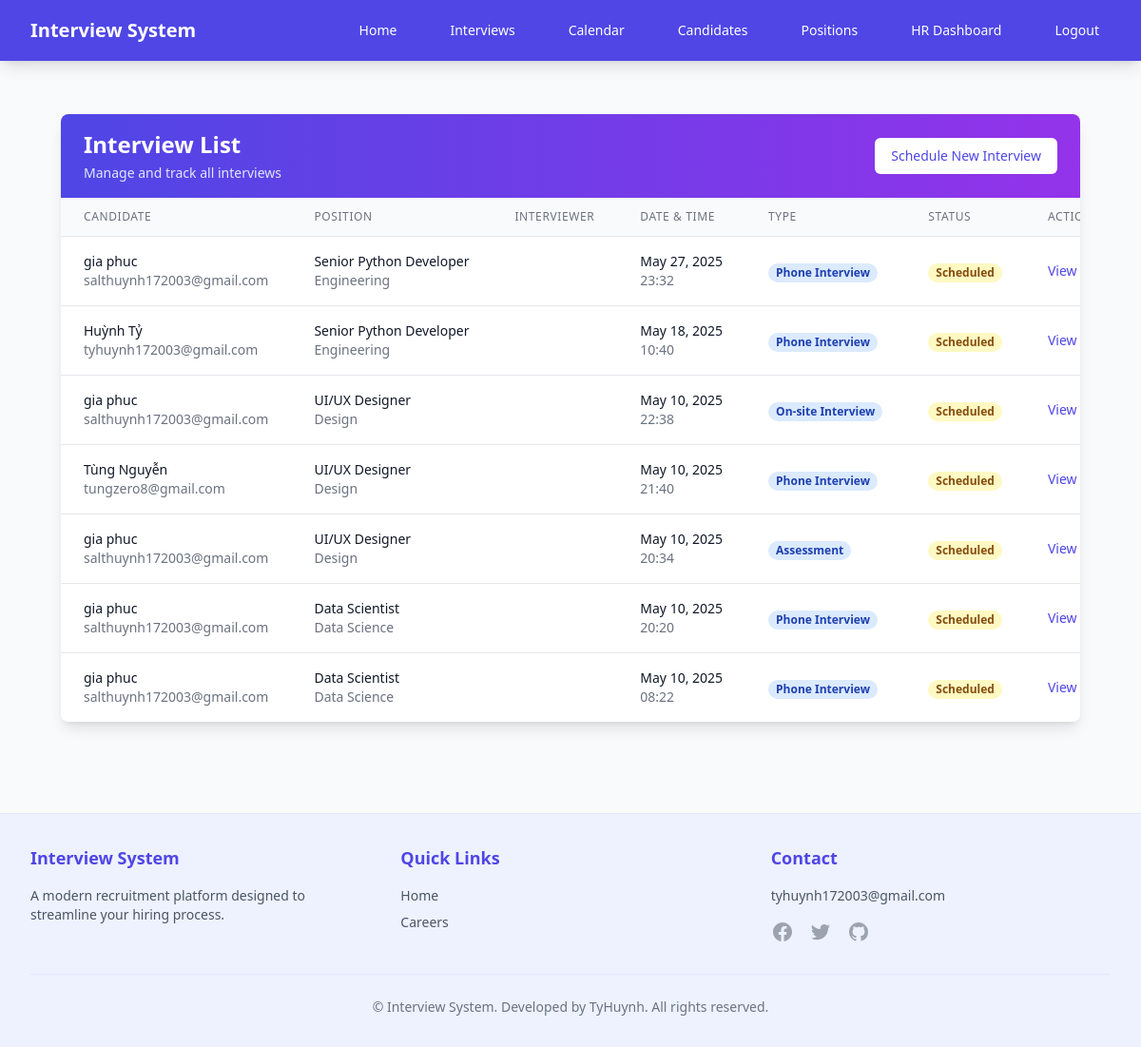
The page /interviews/ (signed in) on the database its author committed.
### recruitment/models.py (models this page shows, shortened)
class Interview(models.Model):
    STATUS_CHOICES = [
        ('scheduled', 'Scheduled'),
        ('completed', 'Completed'),
        ('cancelled', 'Cancelled'),
    ]
    INTERVIEW_TYPES = [
        ('phone', 'Phone Interview'),
        ('video', 'Video Interview'),
        ('technical', 'Technical Interview'),
        ('onsite', 'On-site Interview'),
        ('assessment', 'Assessment'),
    ]
    candidate = models.ForeignKey(Candidate, on_delete=models.CASCADE)
    position = models.ForeignKey(Position, on_delete=models.CASCADE)
    interviewer = models.ForeignKey(User, on_delete=models.CASCADE)
    scheduled_date = models.DateTimeField()
    duration = models.IntegerField(help_text='Duration in minutes', default=60)
    interview_type = models.CharField(max_length=20, choices=INTERVIEW_TYPES, default='onsite')
    location = models.CharField(max_length=200, blank=True, null=True, help_text='Địa điểm phỏng vấn')
    notes = models.TextField(blank=True, null=True)
    status = models.CharField(max_length=20, choices=STATUS_CHOICES, default='scheduled')
    feedback = models.TextField(blank=True, null=True)
    rating = models.IntegerField(null=True, blank=True)

class Candidate(models.Model):
    user = models.OneToOneField(User, on_delete=models.CASCADE, null=True, blank=True)
    name = models.CharField(max_length=100)
    email = models.EmailField(unique=True)
    phone = models.CharField(max_length=20)
    resume = models.FileField(upload_to='resumes/', null=True, blank=True)
    created_at = models.DateTimeField(auto_now_add=True)

class Position(models.Model):
    title = models.CharField(max_length=100)
    description = models.TextField()
    requirements = models.TextField()
    salary_range = models.CharField(max_length=100, blank=True, null=True)  # Thêm trường lương
    department = models.CharField(max_length=100, blank=True, null=True)  # Thêm phòng ban
    is_active = models.BooleanField(default=True)
    EMPLOYMENT_TYPES = [
        ('full_time', 'Full-time'),
        ('part_time', 'Part-time'),
        ('contract', 'Contract'),
        ('temporary', 'Temporary'),
        ('internship', 'Internship'),
        ('remote', 'Remote'),
    ]
    employment_type = models.CharField(
        max_length=20,
        choices=EMPLOYMENT_TYPES,
        default='full_time',
        verbose_name='Employment Type'
    )

### recruitment/views.py (the view)
# urls.py: path('interviews/', views.interview_list, name='interview_list'),
@login_required
def interview_list(request):
    interviews = Interview.objects.all().order_by('-scheduled_date')
    return render(request, 'recruitment/interview_list.html', {'interviews': interviews})

### templates/recruitment/interview_list.html (shortened to what this page needs)
{% extends 'base.html' %}
{% block content %}
<div class="max-w-7xl mx-auto px-4 sm:px-6 lg:px-8 py-8">
    <div class="bg-white shadow-lg rounded-lg overflow-hidden">
        <div class="bg-gradient-to-r from-indigo-600 to-purple-600 px-6 py-4">
            <div class="flex justify-between items-center">
                <div>
                    <h1 class="text-2xl font-bold text-white">Interview List</h1>
                    <p class="mt-1 text-sm text-indigo-100">Manage and track all interviews</p>
                </div>
                <a href="{% url 'recruitment:schedule_interview' %}"
                    class="inline-flex items-center px-4 py-2 border border-transparent text-sm font-medium rounded-md text-indigo-600 bg-white hover:bg-indigo-50 focus:outline-none focus:ring-2 focus:ring-offset-2 focus:ring-indigo-500">
                    Schedule New Interview
                </a>
            </div>
        </div>
        <div class="overflow-x-auto">
            <table class="min-w-full divide-y divide-gray-200">
                <thead class="bg-gray-50">
                    <tr>
                        <th scope="col"
                            class="px-6 py-3 text-left text-xs font-medium text-gray-500 uppercase tracking-wider">
                            Candidate
                        </th>
                        <th scope="col"
                            class="px-6 py-3 text-left text-xs font-medium text-gray-500 uppercase tracking-wider">
                            Position
                        </th>
                        <th scope="col"
                            class="px-6 py-3 text-left text-xs font-medium text-gray-500 uppercase tracking-wider">
                            Interviewer
                        </th>
                        <th scope="col"
                            class="px-6 py-3 text-left text-xs font-medium text-gray-500 uppercase tracking-wider">
                            Date & Time
                        </th>
                        <th scope="col"
                            class="px-6 py-3 text-left text-xs font-medium text-gray-500 uppercase tracking-wider">
                            Type
                        </th>
                        <th scope="col"
                            class="px-6 py-3 text-left text-xs font-medium text-gray-500 uppercase tracking-wider">
                            Status
                        </th>
                        <th scope="col"
                            class="px-6 py-3 text-left text-xs font-medium text-gray-500 uppercase tracking-wider">
                            Actions
                        </th>
                    </tr>
                </thead>
                <tbody class="bg-white divide-y divide-gray-200">
                    {% for interview in interviews %}
                    <tr class="hover:bg-gray-50">
                        <td class="px-6 py-4 whitespace-nowrap">
                            <div class="text-sm font-medium text-gray-900">{{ interview.candidate.name }}</div>
                            <div class="text-sm text-gray-500">{{ interview.candidate.email }}</div>
                        </td>
                        <td class="px-6 py-4 whitespace-nowrap">
                            <div class="text-sm text-gray-900">{{ interview.position.title }}</div>
                            <div class="text-sm text-gray-500">{{ interview.position.department }}</div>
                        </td>
                        <td class="px-6 py-4 whitespace-nowrap">
                        </td>
                        <td class="px-6 py-4 whitespace-nowrap">
                            <div class="text-sm text-gray-900">{{ interview.scheduled_date|date:"M d, Y" }}</div>
                            <div class="text-sm text-gray-500">{{ interview.scheduled_date|time:"H:i" }}</div>
                        </td>
                        <td class="px-6 py-4 whitespace-nowrap">
                            <span
                                class="px-2 inline-flex text-xs leading-5 font-semibold rounded-full bg-blue-100 text-blue-800">
                                {{ interview.get_interview_type_display }}
                            </span>
                        </td>
                        <td class="px-6 py-4 whitespace-nowrap">
                            {% if interview.status == 'scheduled' %}
                            <span
                                class="px-2 inline-flex text-xs leading-5 font-semibold rounded-full bg-yellow-100 text-yellow-800">
                                Scheduled
                            </span>
                            {% elif interview.status == 'completed' %}
                            <span
                                class="px-2 inline-flex text-xs leading-5 font-semibold rounded-full bg-green-100 text-green-800">
                                Completed
                            </span>
                            {% elif interview.status == 'cancelled' %}
                            <span
                                class="px-2 inline-flex text-xs leading-5 font-semibold rounded-full bg-red-100 text-red-800">
                                Cancelled
                            </span>
                            {% endif %}
                        </td>
                        <td class="px-6 py-4 whitespace-nowrap text-sm font-medium">
                            <a href="{% url 'recruitment:interview_detail' interview.id %}"
                                class="text-indigo-600 hover:text-indigo-900 mr-3">View</a>
                        </td>
                    </tr>
                    {% empty %}
                    <tr>
                        <td colspan="7" class="px-6 py-4 text-center text-sm text-gray-500">
                            No interviews scheduled yet.
                        </td>
                    </tr>
                    {% endfor %}
                </tbody>
            </table>
        </div>
    </div>
</div>
{% endblock %}

### rows shown on the page
Interview: candidate.name "gia phuc", candidate.email "salthuynh172003@gmail.com", position "Senior Python Developer", position.department "Engineering", scheduled_date "May 27, 2025", scheduled_date "23:32", interview_type "Phone Interview", status "Scheduled"
Interview: candidate.name "Huỳnh Tỷ", candidate.email "tyhuynh172003@gmail.com", position "Senior Python Developer", position.department "Engineering", scheduled_date "May 18, 2025", scheduled_date "10:40", interview_type "Phone Interview", status "Scheduled"
Interview: candidate.name "gia phuc", candidate.email "salthuynh172003@gmail.com", position "UI/UX Designer", position.department "Design", scheduled_date "May 10, 2025", scheduled_date "22:38", interview_type "On-site Interview", status "Scheduled"
Interview: candidate.name "Tùng Nguyễn", candidate.email "tungzero8@gmail.com", position "UI/UX Designer", position.department "Design", scheduled_date "May 10, 2025", scheduled_date "21:40", interview_type "Phone Interview", status "Scheduled"
Interview: candidate.name "gia phuc", candidate.email "salthuynh172003@gmail.com", position "UI/UX Designer", position.department "Design", scheduled_date "May 10, 2025", scheduled_date "20:34", interview_type "Assessment", status "Scheduled"
Interview: candidate.name "gia phuc", candidate.email "salthuynh172003@gmail.com", position "Data Scientist", position.department "Data Science", scheduled_date "May 10, 2025", scheduled_date "20:20", interview_type "Phone Interview", status "Scheduled"
Interview: candidate.name "gia phuc", candidate.email "salthuynh172003@gmail.com", position "Data Scientist", position.department "Data Science", scheduled_date "May 10, 2025", scheduled_date "08:22", interview_type "Phone Interview", status "Scheduled"
